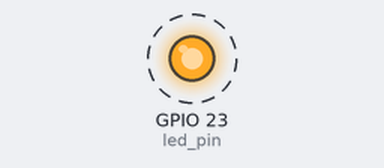
The program below on a simulated Raspberry Pi (BCM pin numbers). On the bench: output pins drawn as LEDs (lit = HIGH). Dashed ring = blinking. What the program prints to the terminal is not drawn.

Above: at 0.5 s.
Timing chart, 0 to 4.6 s (numbered marks = the images above):
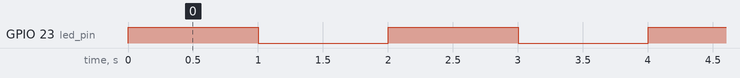

The program:

main3.py
```python
import RPi.GPIO as GPIO
import time

# Ustawienie trybu numerowania pinów
GPIO.setmode(GPIO.BCM)

# Wybór pinu, do którego podłączona jest dioda LED
led_pin = 23

# Ustawienie pinu jako wyjście
GPIO.setup(led_pin, GPIO.OUT)

# Pętla migająca LED-em
try:
    while True:
        # Zaświecenie LED
        GPIO.output(led_pin, GPIO.HIGH)
        print("LED ON")

        # Czekanie 1 sekundę
        time.sleep(1)

        # Zgaszenie LED
        GPIO.output(led_pin, GPIO.LOW)
        print("LED OFF")

        # Czekanie 1 sekundę
        time.sleep(1)

except KeyboardInterrupt:
    print("Program został przerwany")

# Czyszczenie ustawień GPIO po zakończeniu programu
GPIO.cleanup()
```

Measured:
- by itself, GPIO 23 (led_pin): alternates HIGH for 1.0 s and LOW for 1.0 s
